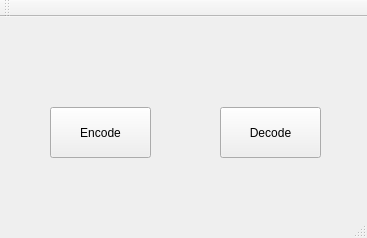
<?xml version="1.0" encoding="UTF-8"?>
<ui version="4.0">
 <class>MainWindow</class>
 <widget class="QMainWindow" name="MainWindow">
  <property name="geometry">
   <rect>
    <x>0</x>
    <y>0</y>
    <width>367</width>
    <height>238</height>
   </rect>
  </property>
  <property name="windowTitle">
   <string>Steganography NIRS Artuykhov</string>
  </property>
  <widget class="QWidget" name="centralWidget">
   <widget class="QPushButton" name="encodeButton">
    <property name="geometry">
     <rect>
      <x>50</x>
      <y>90</y>
      <width>101</width>
      <height>51</height>
     </rect>
    </property>
    <property name="text">
     <string>Encode</string>
    </property>
   </widget>
   <widget class="QPushButton" name="decodeButton">
    <property name="geometry">
     <rect>
      <x>220</x>
      <y>90</y>
      <width>101</width>
      <height>51</height>
     </rect>
    </property>
    <property name="text">
     <string>Decode</string>
    </property>
   </widget>
  </widget>
  <widget class="QMenuBar" name="menuBar">
   <property name="geometry">
    <rect>
     <x>0</x>
     <y>0</y>
     <width>367</width>
     <height>20</height>
    </rect>
   </property>
  </widget>
  <widget class="QToolBar" name="mainToolBar">
   <attribute name="toolBarArea">
    <enum>TopToolBarArea</enum>
   </attribute>
   <attribute name="toolBarBreak">
    <bool>false</bool>
   </attribute>
  </widget>
  <widget class="QStatusBar" name="statusBar"/>
 </widget>
 <layoutdefault spacing="6" margin="11"/>
 <resources/>
 <connections/>
</ui>
